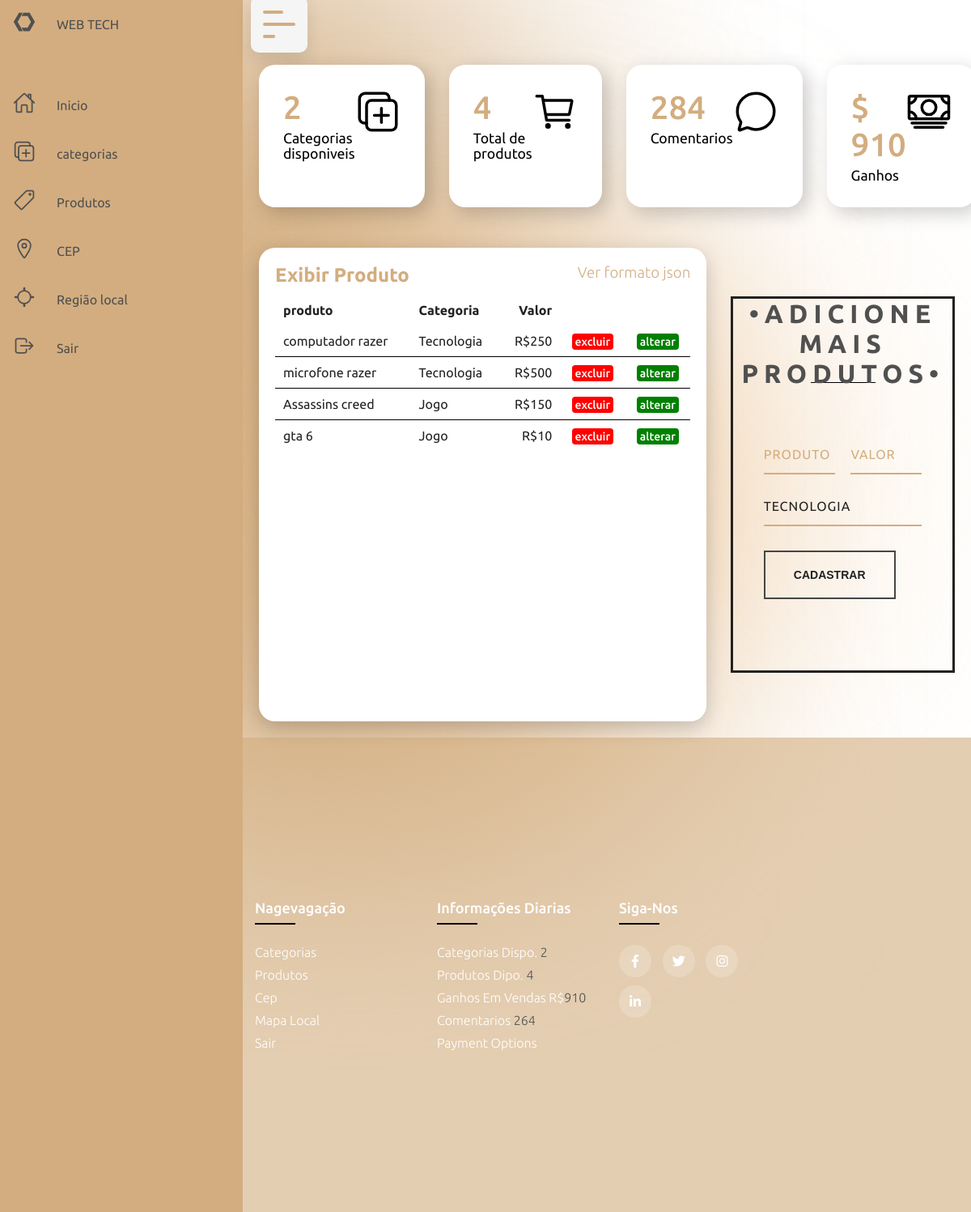
Screenshot of /produto-exibir.php?idProduto=1&produto=computador razer&categoria=Tecnologia&valor=250 with the database file from the repository.
### tables this page shows
CREATE TABLE `tbproduto` (
  `idProduto` int(11) NOT NULL,
  `produto` varchar(50) DEFAULT NULL,
  `idCategoria` int(11) DEFAULT NULL,
  `valor` float DEFAULT NULL
);

CREATE TABLE `tbcategoria` (
  `idCategoria` int(11) NOT NULL,
  `categoria` varchar(20) DEFAULT NULL
);

### produto-exibir.php (the view, shortened to what this page needs)
<?php
include('partes/cabecalho.php');
include('partes/menu.php');
include("conexao.php");
?>
<?php
$stmtCat = $pdo->prepare("select * from tbCategoria");
$stmtCat->execute();
$stmtCat2 = $pdo->prepare("select * from tbCategoria");
$stmtCat2->execute();
$stmt = $pdo->prepare("select p.idProduto,p.produto,c.categoria,p.valor
	from tbproduto p
	inner join tbcategoria c
	on p.idCategoria = c.idCategoria");
$stmt->execute();
?>
<?php
$cat = @$_GET['categoria'];
?>
<div class="details">
    <div class="recentOrdes">
        <div class="cardHeader">
            <h2>Exibir Produto</h2>
            <h3><a href="./produto-json.php">Ver formato json</a></h3>
        </div>
        <table>
            <thead>
                <tr class="filtro">
                    <td>produto</td>
                    <td>Categoria</td>
                    <td>Valor</td>
                    <td> &nbsp; </td>
                    <td> &nbsp;</td>
                </tr>
            </thead>
            <tbody>
                <?php
                while ($row = $stmt->fetch(PDO::FETCH_BOTH)) {
                    echo "<tr>";
                    echo "<td>" . $row[1] . "</td>";
                    echo "<td>" . $row[2] . "</td>";
                    echo "<td> R$" . $row[3] . "</td>";
                    echo  "<td
                 <div class='box'>
                    <div class='modal-container' id='m1-o' style='--m-background: transparent;'>
                        <div class='modal'>
                            <h1 class='modal__title'>Tem certeza ?</h1>
                            <p class='modal__text'>Essa exclusão será feita permanentemente. Tem certeza ?</p>
                            <a href='#m1-c' class='link-2'></a>
                           <a href='crud/produto-exclusao.php?id=$row[0]' class='link-1'>Excluir Produto</a>
                        </div>
                    </div>
                </div>
                <a href='?#m1-o' id='m1-c'><span class='status return'>excluir</span></a></td>";
                    echo "<td><a href='?idProduto=$row[0]&produto=$row[1]&categoria=$row[2]&valor=$row[3] #m2-o' id='m2-c'><span class='status delivered'>alterar</span></a></td>";
                }
                ?>
        <div class="box">
                                    <?php
                                    while ($rowCat = $stmtCat->fetch(PDO::FETCH_BOTH)) {
                                        if ($cat == $rowCat[1]) {
                                            $sel = "selected";
                                        } else {
                                            $sel = "";
                                        }
                                    }
                                    ?>
        </div>
    <div id="containerForm">
        <h1>&bull;adicione mais produtos&bull;</h1>
        <div class="underline"></div>
        <form action="./crud/produto-salvar.php" method="post" id="contact_form">
            <div class="name">
                <input type="text" placeholder="Produto" name="txProduto" id="txProduto" required>
            </div>
            <div class="email">
                <input type="text" placeholder="Valor" name="txValor" id="txValor" required>
            </div>
            <div class="subject">
                <select placeholder="Categoria" name="txIdCategoria" required>
                    <?php
                    while ($rowCat2 = $stmtCat2->fetch(PDO::FETCH_BOTH)) {
                        if ($cat == $rowCat2[1]) {
                            $sel = "selected";
                        } else {
                            $sel = "";
                        }
                        echo "<option value='$rowCat2[0]' $sel> $rowCat2[1] </option>";
                    }
                    ?>
                </select>
            </div>
            <div class="submit">
                <input type="submit" value="Cadastrar" id="form_button">
            </div>
        </form>
    </div>
<?php
include('partes/rodape.php');
?>

### css/style.css (style rules this page uses)
* { margin: 0; padding: 0; box-sizing: border-box; font-family: 'Ubuntu', sans-serif; outline: none; border:none; text-decoration: none; text-transform:none; }
:root { --blue: #287bff; --gold: #d3ad7f; --white: #fff; --grey: #f5f5f5; --black: #222; --borderBlack:.2px solid #000000; --borderWhite:.2px solid #fff; --backGray: rgb(80, 80, 80); --secondGray: rgb(136, 136, 136); }
body { min-height: 100vh; overflow-x: hidden; }
.details, .detailsMap { position: relative; width: 100%; padding: 20px; display: grid; grid-template-columns: 2fr 1fr; grid-gap: 30px; margin-top: 10px; }
.details .recentOrdes, .details .recentOrdesCategoria, .detailsMap .recentOrdesMap { position: relative; display: unset; min-height: 500px; background: var(--white); padding: 20px; box-shadow: 0 7px 25px rgba(0, 0, 0, 0.20); border-radius: 20px; }
.cardHeader { display: flex; justify-content: space-between; align-items: flex-start; }
.cardHeader h2 { font-weight: 600; color: var(--gold); }
.cardHeader a { font-weight: 300; color: var(--gold); }
.details table, .detailsMap table { width: 100%; border-collapse: collapse; margin-top: 10px; }
.details table thead td, .detailsMap table thead td { font-weight: 600; }
.details .recentOrdes table tr, .details .recentOrdesCategoria table tr, .detailsMap .recentOrdesMap table tr { color: var(--black); border-bottom: var(--borderBlack); }
.details .recentOrdes table tr:last-child, .details .recentOrdesCategoria table tr:last-child, .detailsMap .recentOrdesMap table tr:last-child { border-bottom: none; }
.details .recentOrdes table tr td, .details .recentOrdesCategoria table tr td, .detailsMap .recentOrdesMap table tr td { padding: 10px; }
.details .recentOrdes table tr td:last-child, .details .recentOrdesCategoria table tr td:last-child, .detailsMap .recentOrdesMap table tr td:last-child { text-align: center; }
.details .recentOrdes table tr td:nth-child(2), .details .recentOrdesCategoria table tr td:nth-child(2), .detailsMap .recentOrdesMap table tr td:nth-child(2) { text-align: start; }
.details .recentOrdes table tr td:nth-child(3), .details .recentOrdesCategoria table tr td:nth-child(3), .detailsMap .recentOrdesMap table tr td:nth-child(3) { text-align: end; }
.status.delivered { padding: 2px 4px; background: green; color: var(--white); border-radius: 4px; font-size: 14px; font-weight: 500; }
.status.return { padding: 2px 4px; background: red; color: var(--white); border-radius: 4px; font-size: 14px; font-weight: 500; }

### css/footer_modal.css (style rules this page uses)
:root { --blue: #287bff; --gold: #d3ad7f; --white: #fff; --grey: #f5f5f5; --black: #222; --borderBlack:.2px solid #000000; --borderWhite:.2px solid #fff; --backGray: rgb(80, 80, 80); --secondGray: rgb(136, 136, 136); }
span { color: var(--backGray); }
a, a:link { font-family: inherit; text-decoration: none; }
:root { --primary: hsl(255, 30%, 55%); --border-color: hsla(0, 0%, 100%, .2); --background: linear-gradient(to right, hsl(33, 30%, 70%), hsl(40, 39%, 91%)); --shadow-1: hsla(236, 50%, 50%, .3); --shadow-2: hsla(236, 50%, 50%, .4); font-family: -apple-system, BlinkMacSystemFont, 'Segoe UI', 'Open Sans', sans-serif; }
.box { display: flex; flex-direction: column; justify-content: center; align-items: center; height: auto; padding: 0 4rem 2rem; }

### rows the page displays
tbproduto: produto "computador razer", idCategoria.categoria "Tecnologia", valor "250"
tbproduto: produto "microfone razer", idCategoria.categoria "Tecnologia", valor "500"
tbproduto: produto "Assassins creed", idCategoria.categoria "Jogo", valor "150"
tbproduto: produto "gta 6", idCategoria.categoria "Jogo", valor "10"

### other values shown
$rowCat[0] "2"
$row[0] "4"
$row2[0] "910"
form field txIdCategoria "Tecnologia"
